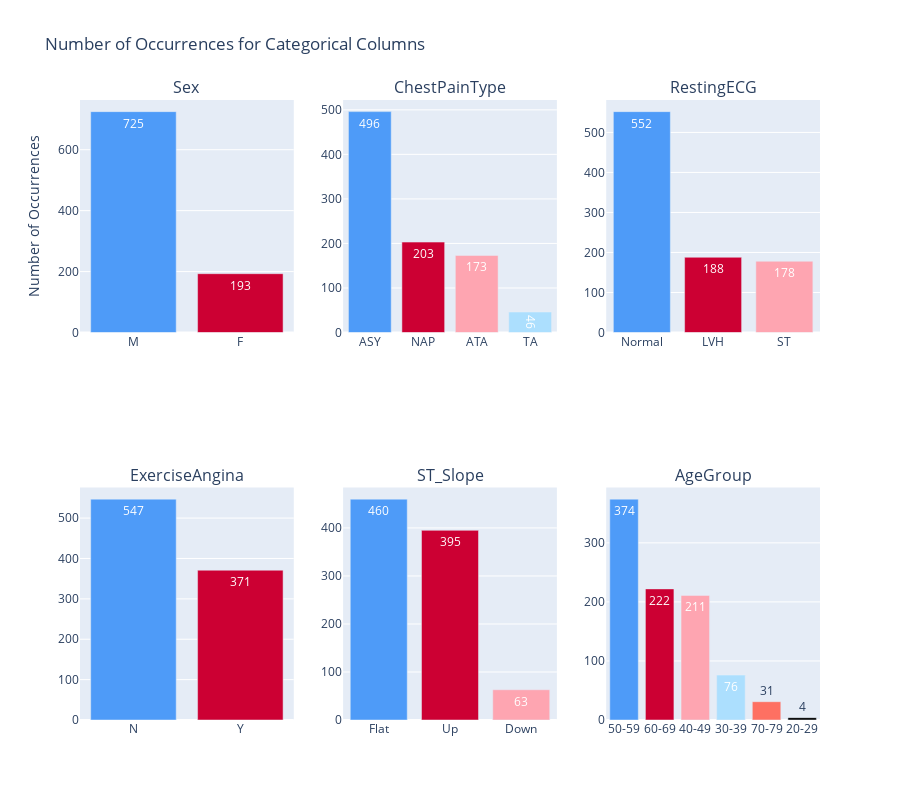

Source (notebook cell):
### Markdown cell above
Checking the distribution of the  categorical variables(Sex, ChestPainType, RestingECG and HeartDisease)

### Code cell
# Select categorical columns
categorical_columns = df.select_dtypes(include='object').columns

# Visualize frequency counts for categorical columns
fig = make_subplots(rows=len(categorical_columns)//3 + len(categorical_columns)%3, cols=3, subplot_titles=categorical_columns)

custom_palette = ['#4e9bf8', '#CC0033', '#FEA5B1', '#acdffe', '#FE7062']

for i, col in enumerate(categorical_columns):
    counts = df[col].value_counts()
    fig.add_trace(
        go.Bar(
            x=counts.index,
            y=counts.values,
            marker_color=custom_palette,
            name=col,
            text=counts.values,
            textposition='auto',
            texttemplate='%{text}',  # Keep only the value in the hover text
            insidetextfont=dict(color='white'),
            hoverlabel=dict(
                font=dict(color='white')
            )
        ),
        row=i//3 + 1,
        col=i%3 + 1
    )

fig.update_layout(
    title_text='Number of Occurrences for Categorical Columns',
    height=800,
    showlegend=False,
    yaxis_title='Number of Occurrences'
)

fig.show()

### Figure 1 — Plotly figure (JSON) as saved in the notebook; plotly's stock layout.template omitted (floating-point values rounded to 4 significant figures)
{"data": [{"hoverlabel": {"font": {"color": "white"}}, "insidetextfont": {"color": "white"}, "marker": {"color": ["#4e9bf8", "#CC0033", "#FEA5B1", "#acdffe", "#FE7062"]}, "name": "Sex", "text": [725, 193], "textposition": "auto", "texttemplate": "%{text}", "type": "bar", "x": ["M", "F"], "xaxis": "x", "y": [725, 193], "yaxis": "y"}, {"hoverlabel": {"font": {"color": "white"}}, "insidetextfont": {"color": "white"}, "marker": {"color": ["#4e9bf8", "#CC0033", "#FEA5B1", "#acdffe", "#FE7062"]}, "name": "ChestPainType", "text": [496, 203, 173, 46], "textposition": "auto", "texttemplate": "%{text}", "type": "bar", "x": ["ASY", "NAP", "ATA", "TA"], "xaxis": "x2", "y": [496, 203, 173, 46], "yaxis": "y2"}, {"hoverlabel": {"font": {"color": "white"}}, "insidetextfont": {"color": "white"}, "marker": {"color": ["#4e9bf8", "#CC0033", "#FEA5B1", "#acdffe", "#FE7062"]}, "name": "RestingECG", "text": [552, 188, 178], "textposition": "auto", "texttemplate": "%{text}", "type": "bar", "x": ["Normal", "LVH", "ST"], "xaxis": "x3", "y": [552, 188, 178], "yaxis": "y3"}, {"hoverlabel": {"font": {"color": "white"}}, "insidetextfont": {"color": "white"}, "marker": {"color": ["#4e9bf8", "#CC0033", "#FEA5B1", "#acdffe", "#FE7062"]}, "name": "ExerciseAngina", "text": [547, 371], "textposition": "auto", "texttemplate": "%{text}", "type": "bar", "x": ["N", "Y"], "xaxis": "x4", "y": [547, 371], "yaxis": "y4"}, {"hoverlabel": {"font": {"color": "white"}}, "insidetextfont": {"color": "white"}, "marker": {"color": ["#4e9bf8", "#CC0033", "#FEA5B1", "#acdffe", "#FE7062"]}, "name": "ST_Slope", "text": [460, 395, 63], "textposition": "auto", "texttemplate": "%{text}", "type": "bar", "x": ["Flat", "Up", "Down"], "xaxis": "x5", "y": [460, 395, 63], "yaxis": "y5"}, {"hoverlabel": {"font": {"color": "white"}}, "insidetextfont": {"color": "white"}, "marker": {"color": ["#4e9bf8", "#CC0033", "#FEA5B1", "#acdffe", "#FE7062"]}, "name": "AgeGroup", "text": [374, 222, 211, 76, 31, 4], "textposition": "auto", "texttemplate": "%{text}", "type": "bar", "x": ["50-59", "60-69", "40-49", "30-39", "70-79", "20-29"], "xaxis": "x6", "y": [374, 222, 211, 76, 31, 4], "yaxis": "y6"}], "layout": {"annotations": [{"font": {"size": 16}, "showarrow": false, "text": "Sex", "x": 0.1444, "xanchor": "center", "xref": "paper", "y": 1, "yanchor": "bottom", "yref": "paper"}, {"font": {"size": 16}, "showarrow": false, "text": "ChestPainType", "x": 0.5, "xanchor": "center", "xref": "paper", "y": 1, "yanchor": "bottom", "yref": "paper"}, {"font": {"size": 16}, "showarrow": false, "text": "RestingECG", "x": 0.8556, "xanchor": "center", "xref": "paper", "y": 1, "yanchor": "bottom", "yref": "paper"}, {"font": {"size": 16}, "showarrow": false, "text": "ExerciseAngina", "x": 0.1444, "xanchor": "center", "xref": "paper", "y": 0.375, "yanchor": "bottom", "yref": "paper"}, {"font": {"size": 16}, "showarrow": false, "text": "ST_Slope", "x": 0.5, "xanchor": "center", "xref": "paper", "y": 0.375, "yanchor": "bottom", "yref": "paper"}, {"font": {"size": 16}, "showarrow": false, "text": "AgeGroup", "x": 0.8556, "xanchor": "center", "xref": "paper", "y": 0.375, "yanchor": "bottom", "yref": "paper"}], "height": 800, "showlegend": false, "title": {"text": "Number of Occurrences for Categorical Columns"}, "xaxis": {"anchor": "y", "domain": [0, 0.2889]}, "xaxis2": {"anchor": "y2", "domain": [0.3556, 0.6444]}, "xaxis3": {"anchor": "y3", "domain": [0.7111, 1]}, "xaxis4": {"anchor": "y4", "domain": [0, 0.2889]}, "xaxis5": {"anchor": "y5", "domain": [0.3556, 0.6444]}, "xaxis6": {"anchor": "y6", "domain": [0.7111, 1]}, "yaxis": {"anchor": "x", "domain": [0.625, 1], "title": {"text": "Number of Occurrences"}}, "yaxis2": {"anchor": "x2", "domain": [0.625, 1]}, "yaxis3": {"anchor": "x3", "domain": [0.625, 1]}, "yaxis4": {"anchor": "x4", "domain": [0, 0.375]}, "yaxis5": {"anchor": "x5", "domain": [0, 0.375]}, "yaxis6": {"anchor": "x6", "domain": [0, 0.375]}}}
